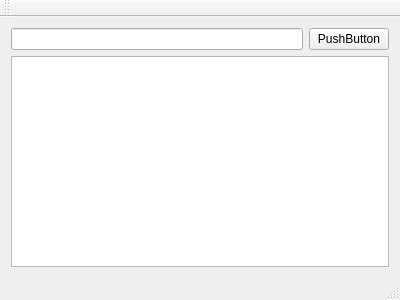
<?xml version="1.0" encoding="UTF-8"?>
<ui version="4.0">
 <class>MainWindow</class>
 <widget class="QMainWindow" name="MainWindow">
  <property name="geometry">
   <rect>
    <x>0</x>
    <y>0</y>
    <width>400</width>
    <height>300</height>
   </rect>
  </property>
  <property name="windowTitle">
   <string>MainWindow</string>
  </property>
  <widget class="QWidget" name="centralWidget">
   <layout class="QGridLayout" name="gridLayout">
    <item row="0" column="0">
     <layout class="QHBoxLayout" name="horizontalLayout">
      <item>
       <widget class="QLineEdit" name="lineEdit"/>
      </item>
      <item>
       <widget class="QPushButton" name="pushButton">
        <property name="text">
         <string>PushButton</string>
        </property>
       </widget>
      </item>
     </layout>
    </item>
    <item row="1" column="0">
     <widget class="QPlainTextEdit" name="plainTextEdit"/>
    </item>
   </layout>
  </widget>
  <widget class="QMenuBar" name="menuBar">
   <property name="geometry">
    <rect>
     <x>0</x>
     <y>0</y>
     <width>400</width>
     <height>21</height>
    </rect>
   </property>
  </widget>
  <widget class="QToolBar" name="mainToolBar">
   <attribute name="toolBarArea">
    <enum>TopToolBarArea</enum>
   </attribute>
   <attribute name="toolBarBreak">
    <bool>false</bool>
   </attribute>
  </widget>
  <widget class="QStatusBar" name="statusBar"/>
 </widget>
 <layoutdefault spacing="6" margin="11"/>
 <resources/>
 <connections/>
</ui>
